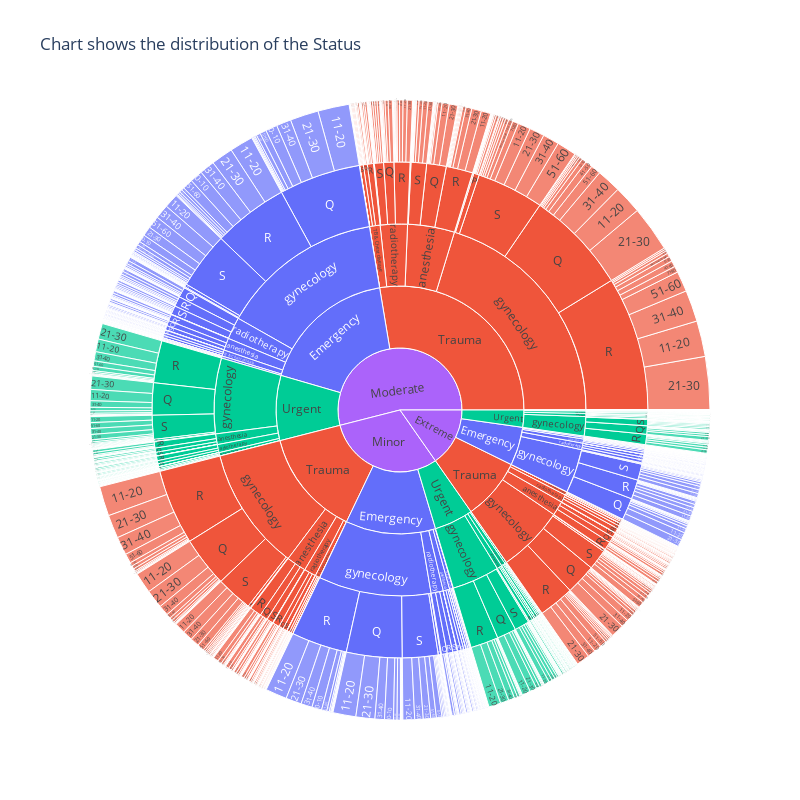

Write notebook code for a chart like this one.
### Code cell
# create sunburst plot on the dataset

# Create a sunburst plot

fig = px.sunburst(df_train, 
                  path=['Severity of Illness', 'Type of Admission','Department','Ward_Type', 'Stay'], 
                  values='Bed Grade' , color='Type of Admission', title="Chart shows the distribution of the Status ")
fig.update_layout(width = 800, height= 800)
# Show the plot
fig.show()

### Figure 1 — Plotly figure (JSON) as saved in the notebook; plotly's stock layout.template omitted (floating-point values rounded to 4 significant figures; data arrays with more than 128 entries replaced by an {"elided": "..."} marker saying what was removed)
{"data": [{"branchvalues": "total", "customdata": {"elided": "1997x1 str values"}, "domain": {"x": [0, 1], "y": [0, 1]}, "hovertemplate": "labels=%{label}<br>Bed Grade=%{value}<br>parent=%{parent}<br>id=%{id}<br>Type of Admission=%{customdata[0]}<extra></extra>", "ids": {"elided": "1997 str values"}, "labels": {"elided": "1997 str values"}, "marker": {"colors": {"elided": "1997 str values"}}, "name": "", "parents": {"elided": "1997 str values"}, "type": "sunburst", "values": {"elided": "1997 int values"}}], "layout": {"height": 800, "legend": {"tracegroupgap": 0}, "title": {"text": "Chart shows the distribution of the Status "}, "width": 800}}
